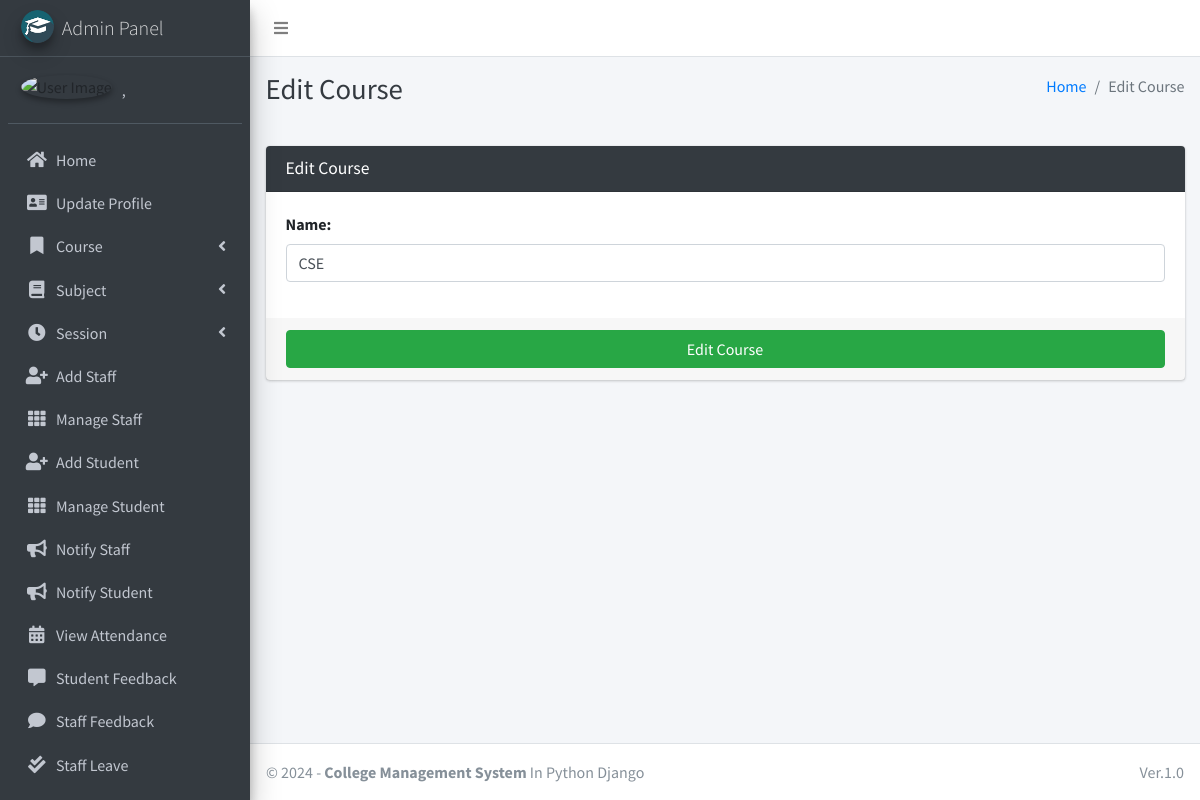
The app's page /course/edit/1 (signed in), older data.
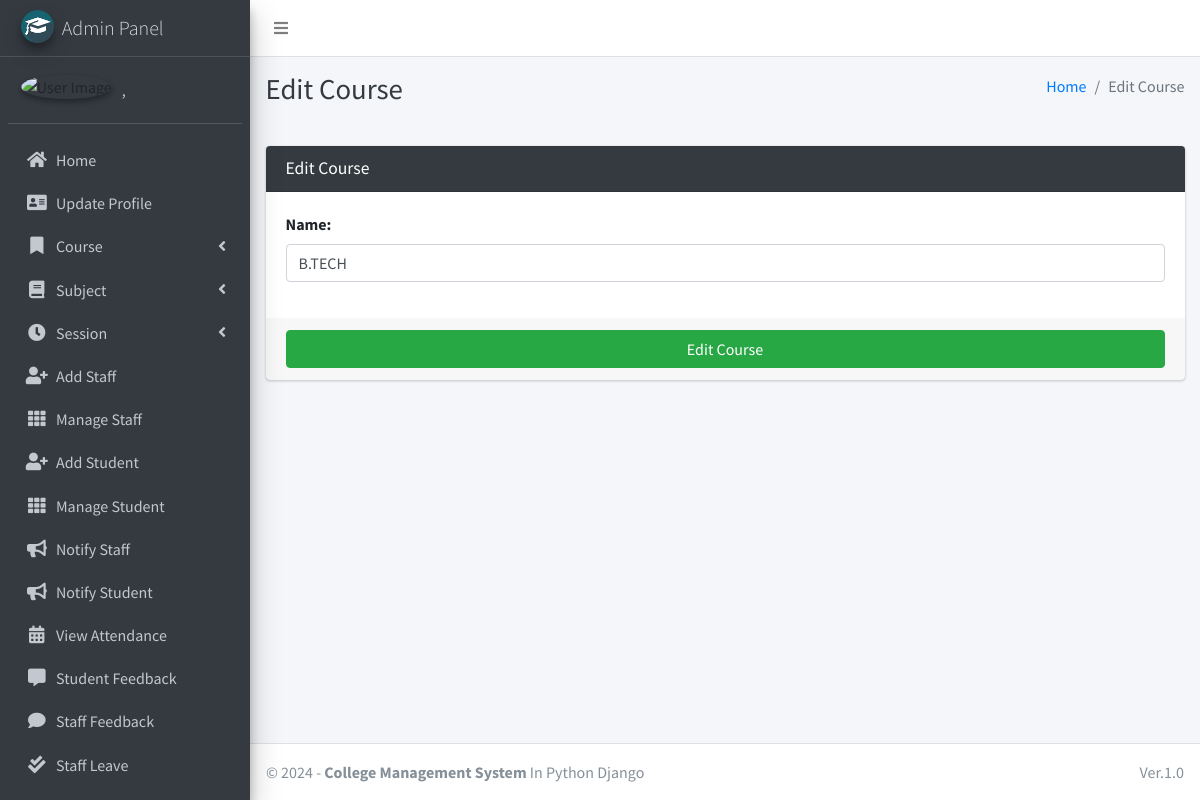
The same page, newer data.
### main_app/models.py (models this page shows, shortened)
class Course(models.Model):
    name = models.CharField(max_length=120)
    created_at = models.DateTimeField(auto_now_add=True)
    updated_at = models.DateTimeField(auto_now=True)

### main_app/hod_views.py (the view, shortened to what this page needs)
def edit_course(request, course_id):
    instance = get_object_or_404(Course, id=course_id)
    form = CourseForm(request.POST or None, instance=instance)
    context = {
        'form': form,
        'course_id': course_id,
        'page_title': 'Edit Course'
    }
    return render(request, 'hod_template/edit_course_template.html', context)

### main_app/forms.py
class CourseForm(FormSettings):
    def __init__(self, *args, **kwargs):
        super(CourseForm, self).__init__(*args, **kwargs)
    class Meta:
        fields = ['name']
        model = Course

### main_app/models.py (called while the page is built)
    def __str__(self):
        return self.last_name + ", " + self.first_name

### main_app/templates/hod_template/edit_course_template.html
{% extends 'main_app/base.html' %}
{% load static %}
{% block page_title %}{{page_title}}{% endblock page_title %}
{% block content %}
<section class="content">
    <div class="container-fluid">
        <div class="row">
            <div class="col-md-12">
                <div class="card card-dark">
                    <div class="card-header">
                        <h3 class="card-title">{{page_title}}</h3>
                    </div>
                    {% include "main_app/form_template.html" with messages=messages  form=form button_text="Edit Course"%}
                </div>
            </div>
        </div>
    </div>
</section>
{% endblock content %}

### main_app/templates/main_app/form_template.html (shortened to what this page needs)
<form role="form" method="POST" enctype="multipart/form-data">
    <div class="card-body">
        {% for field in form  %}
        <div class="form-group">
            {{field.label_tag}}
            {{field}}
        </div>
        {% endfor %}
    </div>
    <div class="card-footer">
        <button type="submit" class="btn btn-success btn-block">
            {% if button_text %}
            {{button_text}}
            {% else %}
            Submit
            {% endif %}
        </button>
    </div>
</form>

Row changes from the older to the newer data that the page shows:
changed Course: name "CSE" → "B.TECH"
